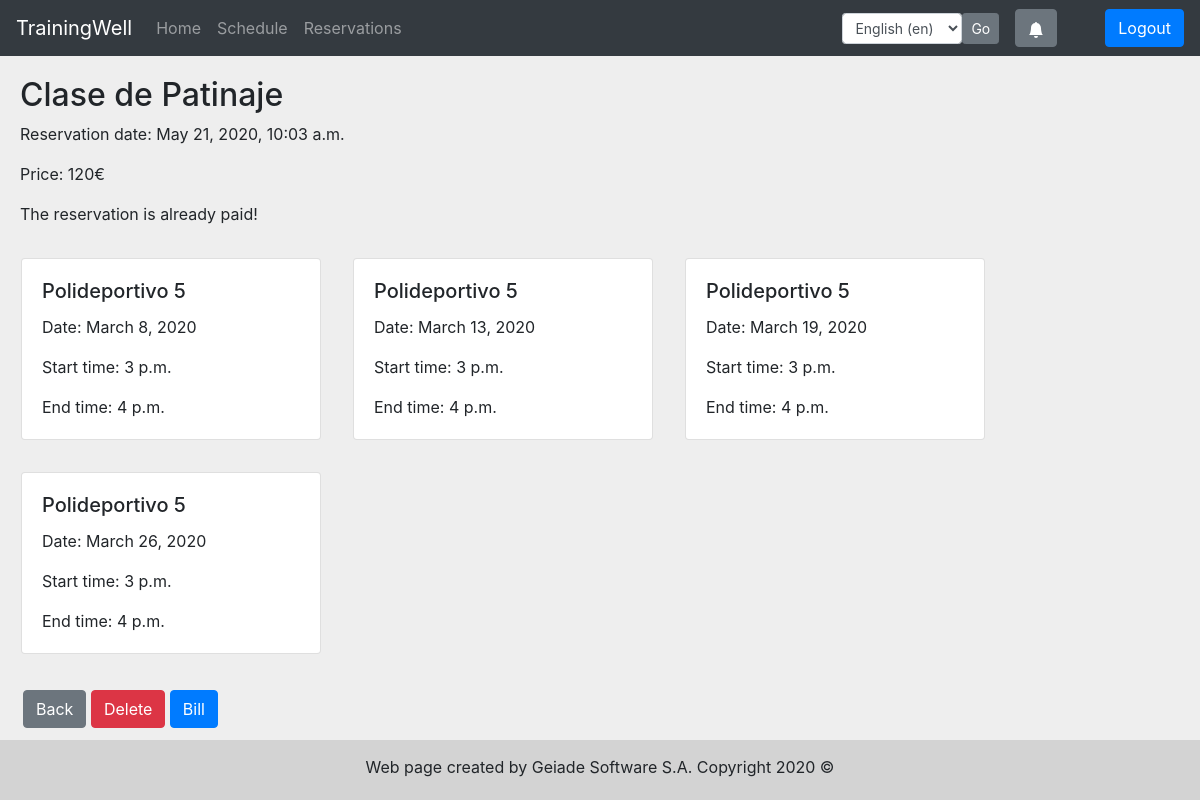
The app's page /en/events/reservation/35/ (signed in) with its own data.
### eventApp/models.py (models this page shows, shortened)
class Reservation(models.Model):
    PAID = 'P'
    UNPAID = 'U'
    CANCELTOREFUND = 'CTR'
    CANCELANDREFUND = 'CR'
    CANCELOUTTIME = 'COT'
    CANCEL = 'C'
    STATUS = ((PAID, 'Paid'), (UNPAID, 'Unpaid'), (CANCELTOREFUND, 'Canceled, waiting refund'),
              (CANCELANDREFUND, 'Canceled and refunded'), (CANCELOUTTIME, 'Canceled out of time'), (CANCEL, 'Canceled'))
    status = models.CharField(max_length=100, choices=STATUS)
    event_name = models.CharField(max_length=100)
    user = models.ForeignKey(settings.AUTH_USER_MODEL, on_delete=models.PROTECT)
    reservation_date = models.DateTimeField(auto_now_add=True)
    price = models.IntegerField()
    is_paid = models.BooleanField(default=False)
    last_update = models.DateTimeField()
    modified_by = models.ForeignKey(settings.AUTH_USER_MODEL, null=True, on_delete=models.SET_NULL, related_name="modifier")
    is_deleted = models.BooleanField(default=False)

class Timeblock(models.Model):
    reservation = models.ForeignKey(Reservation, on_delete=models.CASCADE)
    space = models.ForeignKey(Space, on_delete=models.SET(get_timeblock_space('self').__str__()))
    start_time = models.DateTimeField()
    end_time = models.DateTimeField()
    class Meta:
        ordering = ['start_time']

### eventApp/views.py (the view)
# urls.py: path('reservation/<int:obj_id>/', reservation_detail, name='reservation_detail'),
@decorators.get_if_creator(Reservation)
def reservation_detail(request, instance):
    tbck = Timeblock.objects.filter(reservation=instance)
    context = {'reservation': instance, 'timeblocks': aggregate_timeblocks(list(tbck))}
    return render(request, 'eventApp/reservation_detail.html', context)

### eventApp/models.py (called while the page is built)
    def __str__(self):
        return u'%s' % self.kind_of_field

    def __str__(self):
        return u"%s %d" % (self.field, self.id)

### eventApp/templatetags/template_tags.py (called while the page is built)
@register.filter(name='has_group')
def has_group(user, group_name):
    return user.groups.filter(name=group_name).exists()

### eventApp/views.py (called while the page is built)
def notification_context_processor(request):
    return {
        'notifications': Notification.objects.filter(
            user=request.user,
            is_deleted=False
        )} if request.user.is_authenticated else {}

def aggregate_timeblocks(timeblocks):
    agg_list = []
    agg = {}
    timeblocks.sort(key=lambda tb: tb.space.id)
    for timeblock in timeblocks:
        if len(agg.keys()) != 0:
            if str(timeblock.space) == agg['space'] and timeblock.start_time == agg['end_time']:
                agg['end_time'] = agg['end_time'] + settings.RESERVATION_GRANULARITY
                continue
            agg_list.append(agg)
        agg = {
            'start_time': timeblock.start_time,
            'end_time': timeblock.start_time + settings.RESERVATION_GRANULARITY,
            'space': str(timeblock.space)
        }
    if len(agg.keys()) != 0:
        agg_list.append(agg)  # Store last agg
    return agg_list

### templates/eventApp/reservation_detail.html (shortened to what this page needs)
{% extends 'base.html' %}
{% load i18n %}
{% block content %}
    <div class="reservation-detail">
        <div class="reservation">
         <div class="card-body">
            <h2>{{ reservation.event_name }}</h2>
            <p>{% trans 'Reservation date' %}: {{ reservation.reservation_date }}</p>
            <p>{% trans 'Price' %}:  {{ reservation.price }}€</p>
            {% if  reservation.is_paid %}
                <p>{% trans 'The reservation is already paid' %}!</p>
            {% else %}
               <p>{% trans 'The reservation has not been paid yet' %}.</p>
            {% endif %}
            <div class="card-deck">
                {% for tb in timeblocks %}
                    <div class="card m-3" style="min-width: 300px; max-width: 300px;">
                        <div class="card-body">
                            <h5 class="card-title">{{ tb.space }}</h5>
                            <p class="card-text">{% trans 'Date' %}: {{ tb.start_time|date:"DATE_FORMAT" }}</p>
                            <p class="card-text">{% trans 'Start time' %}: {{ tb.start_time|time:"TIME_FORMAT" }}</p>
                            <p class="card-text">{% trans 'End time' %}: {{ tb.end_time|time:"TIME_FORMAT" }}</p>
                        </div>
                    </div>
                {% empty %}
                    <p class="ml-5 mt-2">{% trans 'No spaces reserved' %}</p>
                {% endfor %}
            </div>
         </div>
        </div>
    </div>
    <div class="row ml-2">
        <div class="col">
            <a type="button" role="button" class="btn btn-secondary" href="{% url 'reservations' %}">{% trans 'Back' %}</a>
            <button type="button" class="btn btn-primary btn-danger" data-toggle="modal" data-target="#exampleModal">
                {% trans 'Delete' %}
            </button>
            <a type="button" role="button" class="btn btn-primary" href={% url 'reservation_bill' obj_id=reservation.id %}>{% trans 'Bill' %}</a>
        </div>
    </div>
{% endblock %}

### static/CSS/base.css (style rules this page uses)
body { background-color: #eeeeee; }

### records on screen
Reservation: event_name "Clase de Patinaje", reservation_date "May 21, 2020, 10:03 a.m.", price "120"
Timeblock: start_time "March 8, 2020", start_time "3 p.m."
Timeblock: start_time "March 13, 2020", start_time "3 p.m."
Timeblock: start_time "March 19, 2020", start_time "3 p.m."
Timeblock: start_time "March 26, 2020", start_time "3 p.m."

### other values on screen
{{ tb.space }} "Polideportivo 5" "Polideportivo 5" "Polideportivo 5" "Polideportivo 5"
{{ tb.end_time|time:"TIME_FORMAT" }} "4 p.m." "4 p.m." "4 p.m." "4 p.m."
form field language "English (en)"
